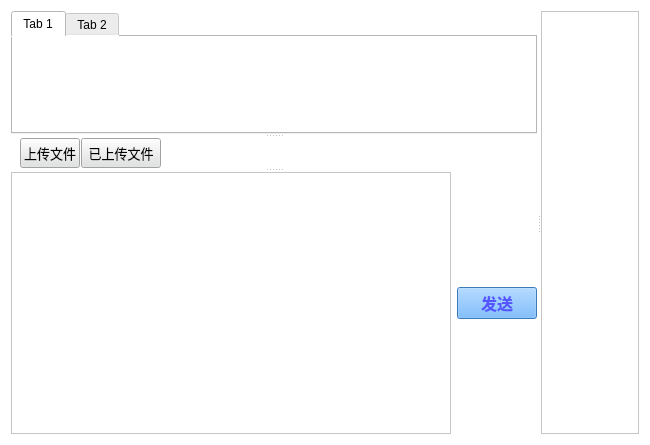
<?xml version="1.0" encoding="UTF-8"?>
<ui version="4.0">
 <class>ChatWidget</class>
 <widget class="QWidget" name="ChatWidget">
  <property name="geometry">
   <rect>
    <x>0</x>
    <y>0</y>
    <width>650</width>
    <height>445</height>
   </rect>
  </property>
  <property name="windowTitle">
   <string>Form</string>
  </property>
  <property name="windowIcon">
   <iconset>
    <normaloff>logo.ico</normaloff>logo.ico</iconset>
  </property>
  <property name="styleSheet">
   <string notr="true">background-color: rgb(255, 255, 255);</string>
  </property>
  <layout class="QGridLayout" name="gridLayout_2">
   <item row="0" column="0">
    <widget class="QSplitter" name="horizontalSplitter">
     <property name="sizePolicy">
      <sizepolicy hsizetype="Expanding" vsizetype="Preferred">
       <horstretch>5</horstretch>
       <verstretch>5</verstretch>
      </sizepolicy>
     </property>
     <property name="orientation">
      <enum>Qt::Horizontal</enum>
     </property>
     <widget class="QSplitter" name="verticalSplitter">
      <property name="sizePolicy">
       <sizepolicy hsizetype="Preferred" vsizetype="Expanding">
        <horstretch>4</horstretch>
        <verstretch>5</verstretch>
       </sizepolicy>
      </property>
      <property name="orientation">
       <enum>Qt::Vertical</enum>
      </property>
      <widget class="QWidget" name="showMsgWidget" native="true">
       <property name="sizePolicy">
        <sizepolicy hsizetype="Expanding" vsizetype="Expanding">
         <horstretch>4</horstretch>
         <verstretch>3</verstretch>
        </sizepolicy>
       </property>
       <property name="minimumSize">
        <size>
         <width>0</width>
         <height>0</height>
        </size>
       </property>
       <layout class="QGridLayout" name="gridLayout">
        <item row="0" column="0">
         <widget class="QTabWidget" name="showMsgTabWidget">
          <property name="sizePolicy">
           <sizepolicy hsizetype="Expanding" vsizetype="Expanding">
            <horstretch>0</horstretch>
            <verstretch>0</verstretch>
           </sizepolicy>
          </property>
          <widget class="QWidget" name="tab">
           <property name="sizePolicy">
            <sizepolicy hsizetype="Preferred" vsizetype="Preferred">
             <horstretch>0</horstretch>
             <verstretch>0</verstretch>
            </sizepolicy>
           </property>
           <attribute name="title">
            <string>Tab 1</string>
           </attribute>
          </widget>
          <widget class="QWidget" name="tab_2">
           <property name="sizePolicy">
            <sizepolicy hsizetype="Preferred" vsizetype="Preferred">
             <horstretch>0</horstretch>
             <verstretch>0</verstretch>
            </sizepolicy>
           </property>
           <attribute name="title">
            <string>Tab 2</string>
           </attribute>
          </widget>
         </widget>
        </item>
       </layout>
      </widget>
      <widget class="QWidget" name="widget_2" native="true">
       <property name="sizePolicy">
        <sizepolicy hsizetype="Preferred" vsizetype="Preferred">
         <horstretch>4</horstretch>
         <verstretch>1</verstretch>
        </sizepolicy>
       </property>
       <property name="minimumSize">
        <size>
         <width>0</width>
         <height>30</height>
        </size>
       </property>
       <property name="maximumSize">
        <size>
         <width>16777215</width>
         <height>30</height>
        </size>
       </property>
       <widget class="QPushButton" name="uploadFilePushButton">
        <property name="geometry">
         <rect>
          <x>9</x>
          <y>0</y>
          <width>60</width>
          <height>30</height>
         </rect>
        </property>
        <property name="minimumSize">
         <size>
          <width>0</width>
          <height>30</height>
         </size>
        </property>
        <property name="maximumSize">
         <size>
          <width>60</width>
          <height>30</height>
         </size>
        </property>
        <property name="font">
         <font>
          <family>宋体</family>
          <pointsize>10</pointsize>
         </font>
        </property>
        <property name="styleSheet">
         <string notr="true">border-color: rgb(22, 22, 22);
background-color: rgb(224, 226, 225);</string>
        </property>
        <property name="text">
         <string>上传文件</string>
        </property>
        <property name="flat">
         <bool>false</bool>
        </property>
       </widget>
       <widget class="QPushButton" name="fileListPushButton">
        <property name="geometry">
         <rect>
          <x>70</x>
          <y>0</y>
          <width>80</width>
          <height>30</height>
         </rect>
        </property>
        <property name="minimumSize">
         <size>
          <width>0</width>
          <height>30</height>
         </size>
        </property>
        <property name="maximumSize">
         <size>
          <width>80</width>
          <height>30</height>
         </size>
        </property>
        <property name="font">
         <font>
          <family>宋体</family>
          <pointsize>10</pointsize>
         </font>
        </property>
        <property name="styleSheet">
         <string notr="true">border-color: rgb(22, 22, 22);
background-color: rgb(224, 226, 225);</string>
        </property>
        <property name="text">
         <string>已上传文件</string>
        </property>
        <property name="flat">
         <bool>false</bool>
        </property>
       </widget>
      </widget>
      <widget class="QWidget" name="widget" native="true">
       <property name="sizePolicy">
        <sizepolicy hsizetype="Expanding" vsizetype="Expanding">
         <horstretch>4</horstretch>
         <verstretch>1</verstretch>
        </sizepolicy>
       </property>
       <property name="maximumSize">
        <size>
         <width>16777215</width>
         <height>16777215</height>
        </size>
       </property>
       <layout class="QHBoxLayout" name="horizontalLayout">
        <item>
         <widget class="QTextEdit" name="inputTextEdit">
          <property name="sizePolicy">
           <sizepolicy hsizetype="Expanding" vsizetype="Expanding">
            <horstretch>0</horstretch>
            <verstretch>0</verstretch>
           </sizepolicy>
          </property>
          <property name="maximumSize">
           <size>
            <width>16777215</width>
            <height>16777215</height>
           </size>
          </property>
         </widget>
        </item>
        <item>
         <widget class="QPushButton" name="sendMsgPushButton">
          <property name="sizePolicy">
           <sizepolicy hsizetype="Fixed" vsizetype="Fixed">
            <horstretch>0</horstretch>
            <verstretch>0</verstretch>
           </sizepolicy>
          </property>
          <property name="font">
           <font>
            <family>Arial</family>
            <pointsize>12</pointsize>
            <weight>75</weight>
            <bold>true</bold>
           </font>
          </property>
          <property name="styleSheet">
           <string notr="true">background-color: rgb(85, 170, 255);
color: rgb(85, 85, 255);</string>
          </property>
          <property name="text">
           <string>发送</string>
          </property>
         </widget>
        </item>
       </layout>
      </widget>
     </widget>
     <widget class="QTableWidget" name="onlineUsersTableWidget">
      <property name="sizePolicy">
       <sizepolicy hsizetype="Expanding" vsizetype="Expanding">
        <horstretch>1</horstretch>
        <verstretch>1</verstretch>
       </sizepolicy>
      </property>
      <property name="maximumSize">
       <size>
        <width>16777215</width>
        <height>16777215</height>
       </size>
      </property>
     </widget>
    </widget>
   </item>
  </layout>
 </widget>
 <resources/>
 <connections/>
</ui>
